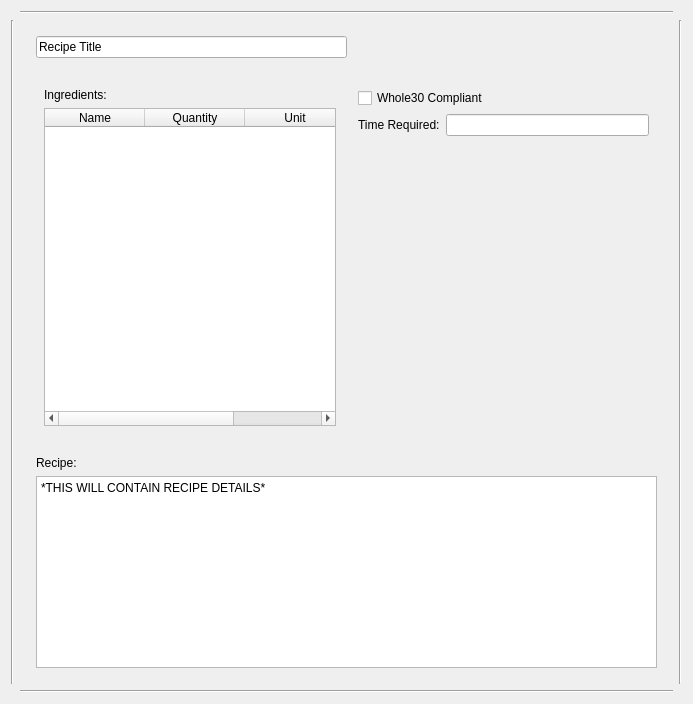
<?xml version="1.0" encoding="UTF-8"?>
<ui version="4.0">
 <class>RecipeDetailsWidget</class>
 <widget class="QWidget" name="RecipeDetailsWidget">
  <property name="geometry">
   <rect>
    <x>0</x>
    <y>0</y>
    <width>693</width>
    <height>704</height>
   </rect>
  </property>
  <property name="windowTitle">
   <string>RecipeDetailsWidget</string>
  </property>
  <property name="styleSheet">
   <string notr="true">font: 12pt &quot;MS Shell Dlg 2&quot;;</string>
  </property>
  <layout class="QGridLayout" name="gridLayout">
   <item row="1" column="1">
    <layout class="QVBoxLayout" name="verticalLayout_2">
     <property name="margin">
      <number>8</number>
     </property>
     <item>
      <layout class="QHBoxLayout" name="horizontalLayout">
       <property name="margin">
        <number>8</number>
       </property>
       <item>
        <widget class="QLineEdit" name="RecipeTitleLineEdit">
         <property name="text">
          <string>Recipe Title</string>
         </property>
         <property name="readOnly">
          <bool>true</bool>
         </property>
        </widget>
       </item>
       <item>
        <spacer name="horizontalSpacer">
         <property name="orientation">
          <enum>Qt::Horizontal</enum>
         </property>
         <property name="sizeHint" stdset="0">
          <size>
           <width>40</width>
           <height>20</height>
          </size>
         </property>
        </spacer>
       </item>
      </layout>
     </item>
     <item>
      <layout class="QHBoxLayout" name="horizontalLayout_2">
       <property name="margin">
        <number>8</number>
       </property>
       <item>
        <layout class="QVBoxLayout" name="verticalLayout_3">
         <property name="margin">
          <number>8</number>
         </property>
         <item>
          <widget class="QLabel" name="label">
           <property name="text">
            <string>Ingredients:</string>
           </property>
          </widget>
         </item>
         <item>
          <widget class="QTableWidget" name="IngredientTableWidget">
           <column>
            <property name="text">
             <string>Name</string>
            </property>
           </column>
           <column>
            <property name="text">
             <string>Quantity</string>
            </property>
           </column>
           <column>
            <property name="text">
             <string>Unit</string>
            </property>
           </column>
          </widget>
         </item>
        </layout>
       </item>
       <item>
        <layout class="QVBoxLayout" name="verticalLayout_4">
         <property name="margin">
          <number>8</number>
         </property>
         <item>
          <widget class="QCheckBox" name="Whole30CheckBox">
           <property name="styleSheet">
            <string notr="true">font: 12pt &quot;MS Shell Dlg 2&quot;;</string>
           </property>
           <property name="text">
            <string>Whole30 Compliant</string>
           </property>
          </widget>
         </item>
         <item>
          <layout class="QHBoxLayout" name="horizontalLayout_3">
           <item>
            <widget class="QLabel" name="label_2">
             <property name="styleSheet">
              <string notr="true">font: 12pt &quot;MS Shell Dlg 2&quot;;</string>
             </property>
             <property name="text">
              <string>Time Required:</string>
             </property>
            </widget>
           </item>
           <item>
            <widget class="QLineEdit" name="TimeRequiredLineEdit"/>
           </item>
          </layout>
         </item>
         <item>
          <spacer name="verticalSpacer">
           <property name="orientation">
            <enum>Qt::Vertical</enum>
           </property>
           <property name="sizeHint" stdset="0">
            <size>
             <width>20</width>
             <height>40</height>
            </size>
           </property>
          </spacer>
         </item>
        </layout>
       </item>
      </layout>
     </item>
     <item>
      <layout class="QVBoxLayout" name="verticalLayout_5">
       <property name="margin">
        <number>8</number>
       </property>
       <item>
        <widget class="QLabel" name="label_3">
         <property name="text">
          <string>Recipe:</string>
         </property>
        </widget>
       </item>
       <item>
        <widget class="QPlainTextEdit" name="RecipeDetailsPlainTextEdit">
         <property name="sizePolicy">
          <sizepolicy hsizetype="Minimum" vsizetype="Minimum">
           <horstretch>0</horstretch>
           <verstretch>0</verstretch>
          </sizepolicy>
         </property>
         <property name="styleSheet">
          <string notr="true">font: 12pt &quot;MS Shell Dlg 2&quot;;</string>
         </property>
         <property name="plainText">
          <string>*THIS WILL CONTAIN RECIPE DETAILS*
</string>
         </property>
        </widget>
       </item>
      </layout>
     </item>
    </layout>
   </item>
   <item row="2" column="1">
    <widget class="Line" name="line_2">
     <property name="orientation">
      <enum>Qt::Horizontal</enum>
     </property>
    </widget>
   </item>
   <item row="1" column="0">
    <widget class="Line" name="line_3">
     <property name="orientation">
      <enum>Qt::Vertical</enum>
     </property>
    </widget>
   </item>
   <item row="0" column="1">
    <widget class="Line" name="line">
     <property name="orientation">
      <enum>Qt::Horizontal</enum>
     </property>
    </widget>
   </item>
   <item row="1" column="2">
    <widget class="Line" name="line_4">
     <property name="orientation">
      <enum>Qt::Vertical</enum>
     </property>
    </widget>
   </item>
  </layout>
 </widget>
 <layoutdefault spacing="6" margin="11"/>
 <resources/>
 <connections/>
</ui>
